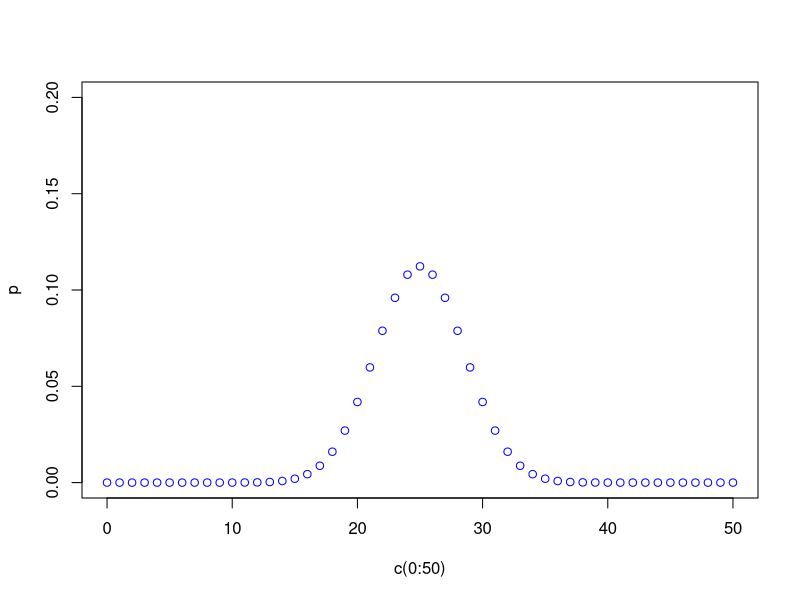

Write the R code that produced this figure. (Note: this script raises an error after producing the figure.)
## ---- chunk 1
dbinom(c(20,25,35), size = 50, prob =0.5)
plot(c(0:50),dbinom(c(0:50), size = 50, prob =0.5), ylim=c(0,0.2),col="blue",ylab="p")
## ---- chunk 2
set.seed(42)
for (k in 1:500){
sample <- rbinom(5, size = 1, prob =0.5)
means <- c(means, mean(sample))
}
hist(means,col="blue")
## ---- chunk 3
set.seed(42)
means<-NULL
for (k in 1:500){
sample <- rbinom(50, size = 1, prob =0.5)
means <- c(means, mean(sample))
}
hist(means,col="blue")
